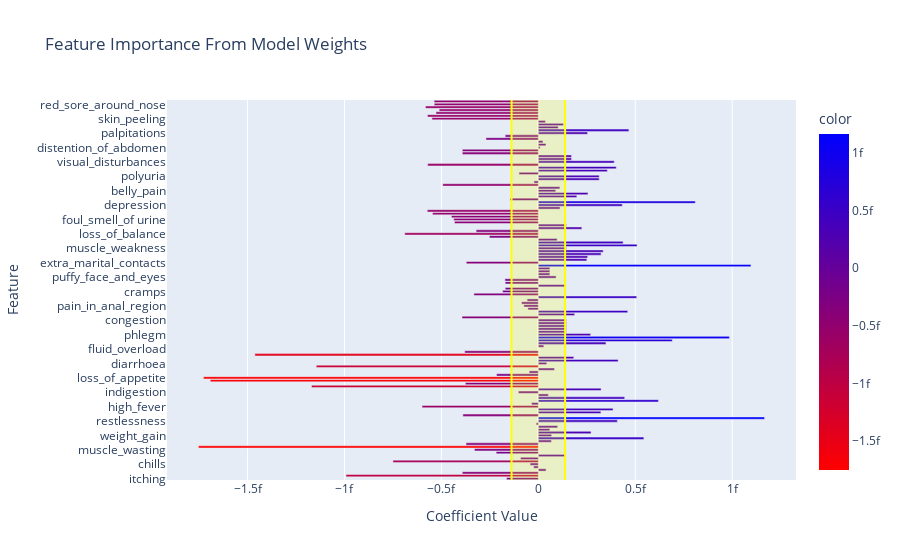

Notebook code cell kept with this figure:
### Code cell
importance_threshold = np.quantile(np.abs(coefficients), q=0.28)

fig = px.bar(
    x=coefficients,
    y=X_train.columns,
    orientation='h',
    color=coefficients,
    color_continuous_scale=[(0, 'red'), (1, 'blue')],
    labels={'x': "Coefficient Value", 'y': "Feature"},
    title="Feature Importance From Model Weights"
)

fig.add_vline(x=importance_threshold, line_color='yellow')
fig.add_vline(x=-importance_threshold, line_color='yellow')
fig.add_vrect(x0=importance_threshold, x1=-importance_threshold, line_width=0, fillcolor='yellow', opacity=0.2)

fig.show()

### Figure 1 — Plotly figure (JSON) as saved in the notebook; plotly's stock layout.template omitted (floating-point values rounded to 4 significant figures; data arrays with more than 128 entries replaced by an {"elided": "..."} marker saying what was removed)
{"data": [{"alignmentgroup": "True", "hovertemplate": "Coefficient Value=%{x}<br>Feature=%{y}<br>color=%{marker.color}<extra></extra>", "legendgroup": "", "marker": {"color": {"elided": "132 float values"}, "coloraxis": "coloraxis", "pattern": {"shape": ""}}, "name": "", "offsetgroup": "", "orientation": "h", "showlegend": false, "textposition": "auto", "type": "bar", "x": {"elided": "132 float values"}, "xaxis": "x", "y": {"elided": "132 str values"}, "yaxis": "y"}], "layout": {"barmode": "relative", "coloraxis": {"colorbar": {"title": {"text": "color"}}, "colorscale": [[0, "red"], [1, "blue"]]}, "legend": {"tracegroupgap": 0}, "shapes": [{"line": {"color": "yellow"}, "type": "line", "x0": 1.381e-16, "x1": 1.381e-16, "xref": "x", "y0": 0, "y1": 1, "yref": "y domain"}, {"line": {"color": "yellow"}, "type": "line", "x0": -1.381e-16, "x1": -1.381e-16, "xref": "x", "y0": 0, "y1": 1, "yref": "y domain"}, {"fillcolor": "yellow", "line": {"width": 0}, "opacity": 0.2, "type": "rect", "x0": 1.381e-16, "x1": -1.381e-16, "xref": "x", "y0": 0, "y1": 1, "yref": "y domain"}], "title": {"text": "Feature Importance From Model Weights"}, "xaxis": {"anchor": "y", "domain": [0, 1], "title": {"text": "Coefficient Value"}}, "yaxis": {"anchor": "x", "domain": [0, 1], "title": {"text": "Feature"}}}}
